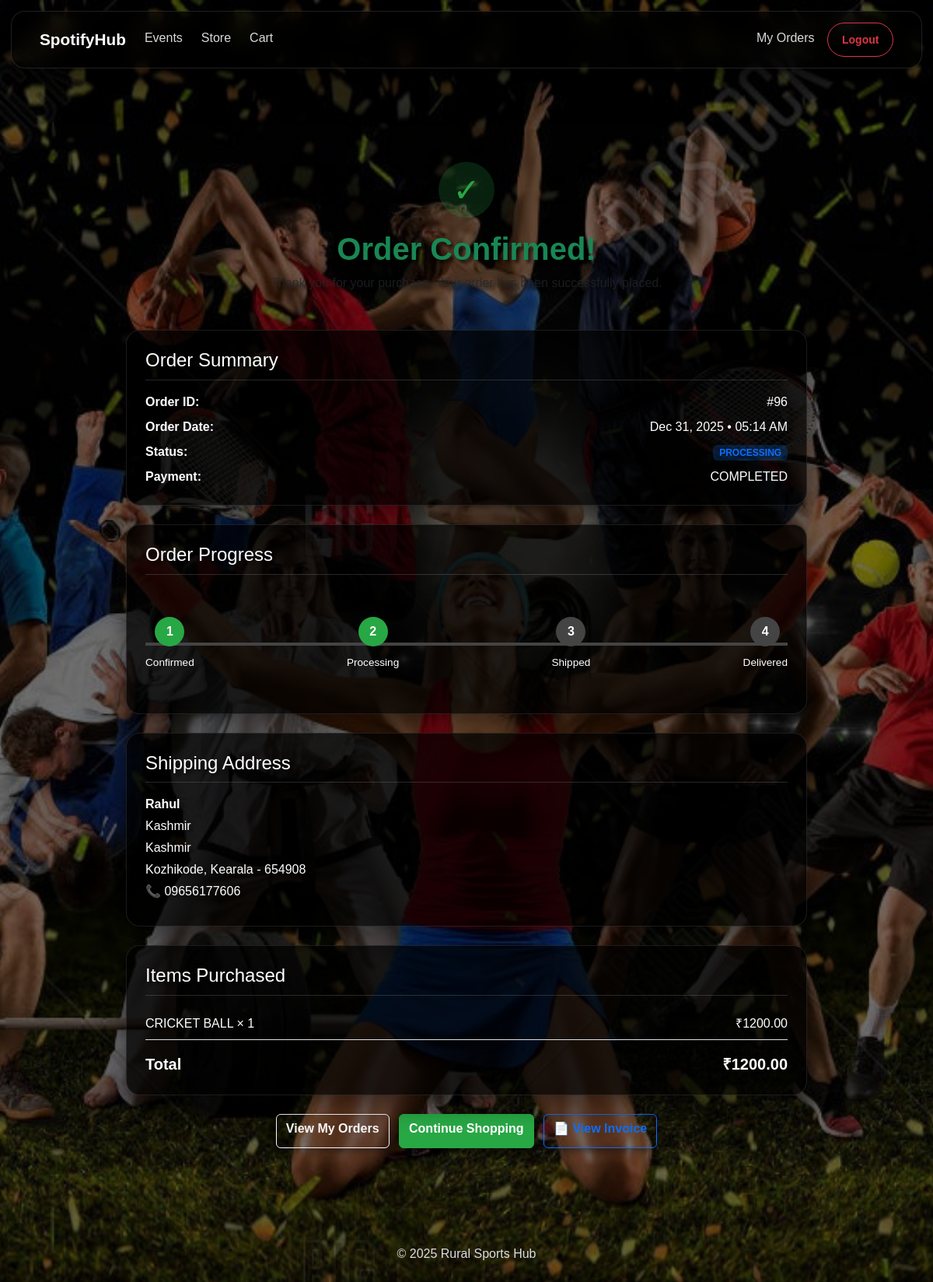
The page /store/order-confirmation/96/ (signed in) on the database its author committed.
### store/models.py (models this page shows, shortened)
class Order(models.Model):
    ORDER_STATUS_CHOICES = [
        ("PENDING", "Pending"),
        ("PROCESSING", "Processing"),
        ("SHIPPED", "Shipped"),
        ("DELIVERED", "Delivered"),
        ("CANCELLED", "Cancelled"),
    ]
    PAYMENT_STATUS_CHOICES = [
        ("PENDING", "Pending"),
        ("COMPLETED", "Completed"),
        ("FAILED", "Failed"),
    ]
    user = models.ForeignKey(
        User,
        on_delete=models.CASCADE,
        related_name="orders"
    )
    address = models.ForeignKey(
        Address,
        on_delete=models.SET_NULL,
        null=True,
        blank=True,
        related_name="orders"
    )
    created_at = models.DateTimeField(auto_now_add=True)
    order_status = models.CharField(
        max_length=20,
        choices=ORDER_STATUS_CHOICES,
        default="PENDING"
    )
    payment_status = models.CharField(
        max_length=20,
        choices=PAYMENT_STATUS_CHOICES,
        default="PENDING"
    )
    total_amount = models.DecimalField(
        max_digits=10,
        decimal_places=2,
        default=Decimal("0.00")
    )
    payment_gateway_order_id = models.CharField(
        max_length=100,
        blank=True,
        null=True,
        db_index=True
    )
    payment_id = models.CharField(
        max_length=100,
        blank=True,
        null=True
    )
    delivered_at = models.DateTimeField(
        null=True,
        blank=True
    )

class OrderShipping(models.Model):
    order = models.OneToOneField(
        Order,
        on_delete=models.CASCADE,
        related_name="shipping"
    )
    full_name = models.CharField(max_length=120)
    phone = models.CharField(max_length=15)
    address_line_1 = models.CharField(max_length=255)
    address_line_2 = models.CharField(max_length=255, blank=True)
    city = models.CharField(max_length=100)
    state = models.CharField(max_length=100)
    pincode = models.CharField(max_length=10)
    courier_name = models.CharField(max_length=100, blank=True)
    tracking_number = models.CharField(max_length=100, blank=True)
    tracking_url = models.URLField(blank=True)
    created_at = models.DateTimeField(auto_now_add=True)

class OrderItem(models.Model):
    order = models.ForeignKey(
        Order,
        on_delete=models.CASCADE,
        related_name="items"
    )
    product = models.ForeignKey(
        Product,
        on_delete=models.SET_NULL,
        null=True,
        blank=True
    )
    event = models.ForeignKey(
        Event,
        on_delete=models.SET_NULL,
        null=True,
        blank=True
    )
    quantity = models.PositiveIntegerField(default=1)
    price_at_purchase = models.DecimalField(
        max_digits=10,
        decimal_places=2
    )
    def sub_total(self):
        return self.price_at_purchase * self.quantity

class Product(models.Model):
    name = models.CharField(max_length=100)
    description = models.TextField()
    price = models.DecimalField(max_digits=10, decimal_places=2)
    stock = models.PositiveIntegerField()
    image = models.ImageField(upload_to="products/")
    is_active = models.BooleanField(default=True)
    created_at = models.DateTimeField(auto_now_add=True)

### store/views.py (the view)
# urls.py: path("order-confirmation/<int:order_id>/", views.order_confirmation, name="order_confirmation"),
@login_required
def order_confirmation(request, order_id):
    order = get_object_or_404(Order, id=order_id, user=request.user)
    return render(request, "store/order_confirmation.html", {"order": order})

### templates/store/order_confirmation.html (shortened to what this page needs)
{% extends "base.html" %}
{% load static %}
{% block content %}
<div class="container my-5" style="max-width: 900px;">
    <div class="text-center mb-5">
        <div class="success-icon mb-3">✓</div>
        <h1 class="fw-bold text-success">Order Confirmed!</h1>
        <p class="text-muted">
            Thank you for your purchase. Your order has been successfully placed.
        </p>
    </div>
    <div class="card order-card mb-4 p-4">
        <h4 class="mb-3">Order Summary</h4>
        <div class="row mb-2">
            <div class="col-sm-6"><strong>Order ID:</strong></div>
            <div class="col-sm-6 text-sm-end">#{{ order.id }}</div>
        </div>
        <div class="row mb-2">
            <div class="col-sm-6"><strong>Order Date:</strong></div>
            <div class="col-sm-6 text-sm-end">
                {{ order.created_at|date:"M d, Y • h:i A" }}
            </div>
        </div>
        <div class="row mb-2">
            <div class="col-sm-6"><strong>Status:</strong></div>
            <div class="col-sm-6 text-sm-end">
                <span class="badge status-{{ order.order_status|lower }}">
                    {{ order.order_status }}
                </span>
            </div>
        </div>
        <div class="row">
            <div class="col-sm-6"><strong>Payment:</strong></div>
            <div class="col-sm-6 text-sm-end">
                {{ order.payment_status }}
            </div>
        </div>
    </div>
    <div class="card order-card mb-4 p-4">
        <h4 class="mb-4">Order Progress</h4>
        <div class="order-timeline">
            <div class="timeline-step active">
                <span>1</span>
                <label>Confirmed</label>
            </div>
            <div class="timeline-step {% if order.order_status in 'PROCESSING SHIPPED DELIVERED' %}active{% endif %}">
                <span>2</span>
                <label>Processing</label>
            </div>
            <div class="timeline-step {% if order.order_status in 'SHIPPED DELIVERED' %}active{% endif %}">
                <span>3</span>
                <label>Shipped</label>
            </div>
            <div class="timeline-step {% if order.order_status == 'DELIVERED' %}active{% endif %}">
                <span>4</span>
                <label>Delivered</label>
            </div>
        </div>
    </div>
    <div class="card order-card mb-4 p-4">
        <h4 class="mb-3">Shipping Address</h4>
        {% if order.shipping %}
            <p class="fw-semibold mb-1">{{ order.shipping.full_name }}</p>
            <p class="mb-1">{{ order.shipping.address_line_1 }}</p>
            {% if order.shipping.address_line_2 %}
                <p class="mb-1">{{ order.shipping.address_line_2 }}</p>
            {% endif %}
            <p class="mb-1">
                {{ order.shipping.city }},
                {{ order.shipping.state }} - {{ order.shipping.pincode }}
            </p>
            <p class="mb-2">📞 {{ order.shipping.phone }}</p>
        {% else %}
            <p class="text-warning mb-0">
                Shipping details not available yet.
            </p>
        {% endif %}
    </div>
    <div class="card order-card mb-4 p-4">
        <h4 class="mb-3">Items Purchased</h4>
        {% for item in order.items.all %}
            <div class="d-flex justify-content-between border-bottom py-2">
                <span>{{ item.product.name }} × {{ item.quantity }}</span>
                <span>₹{{ item.sub_total|floatformat:2 }}</span>
            </div>
        {% endfor %}
        <div class="d-flex justify-content-between fw-bold fs-5 mt-3">
            <span>Total</span>
            <span>₹{{ order.total_amount|floatformat:2 }}</span>
        </div>
    </div>
    <div class="text-center mt-4">
        <a href="{% url 'store:my_orders' %}" class="btn btn-outline-light me-2">
            View My Orders
        </a>
        <a href="{% url 'store:shop' %}" class="btn btn-success me-2">
            Continue Shopping
        </a>
        <a href="{% url 'store:invoice' order.id %}"
           class="btn btn-outline-primary">
            📄 View Invoice
        </a>
    </div>
</div>
{% endblock %}

### static/css/style.css (style rules this page uses)
* { box-sizing: border-box; }
body { font-family: Arial, sans-serif; color: #fff; min-height: 100vh; margin: 0; padding-top: 120px; background-image: url("../images/bg.jpg"); background-repeat: no-repeat; background-position: center top; background-size: cover; background-attachment: fixed; }
body::before { content: ""; position: fixed; inset: 0; background-image: url("../images/bg.jpg"); background-size: cover; background-position: center top; background-repeat: no-repeat; filter: brightness(0.45); contrast: 1.05; z-index: -1; }
h1, h2, h3, h4, p, .lead { color: #ffffff; text-shadow: 4px 4px 4px rgba(0,0,0,0.7); }
.btn { font-weight: 600; border-radius: 6px; box-shadow: 0 4px 10px rgba(0,0,0,0.4); transition: transform 0.2s ease; }
.btn-success { background-color: #28a745; border-color: #28a745; }
.btn { transition: transform 0.2s ease, box-shadow 0.2s ease; }
button, a { min-height: 44px; }
.order-card { background: rgba(0, 0, 0, 0.75); border-radius: 16px; padding: 20px 24px; box-shadow: 0 12px 30px rgba(0, 0, 0, 0.4); border: 1px solid rgba(255,255,255,0.08); transition: transform 0.2s ease, box-shadow 0.2s ease; }
.order-card { background: rgba(0, 0, 0, 0.75); border-radius: 18px; padding: 25px; border: 1px solid rgba(255,255,255,0.1); box-shadow: 0 12px 30px rgba(0,0,0,0.45); color: #fff; }
.success-icon { width: 72px; height: 72px; border-radius: 50%; background: rgba(40, 167, 69, 0.2); color: #28a745; font-size: 42px; display: inline-flex; align-items: center; justify-content: center; margin: auto; }
.status-processing { background: rgba(0, 123, 255, 0.2); color: #0d6efd; }
.order-card h4 { border-bottom: 1px solid rgba(255,255,255,0.15); padding-bottom: 10px; margin-bottom: 15px; }
.order-timeline { display: flex; justify-content: space-between; margin: 30px 0; position: relative; }
.order-timeline::before { content: ""; position: absolute; top: 50%; left: 0; right: 0; height: 4px; background: #444; transform: translateY(-50%); }
.timeline-step { position: relative; text-align: center; z-index: 1; }
.timeline-step span { display: block; width: 38px; height: 38px; margin: 0 auto 8px; border-radius: 50%; background: #444; color: #fff; line-height: 38px; font-weight: bold; }
.timeline-step.active span { background: #28a745; }
.timeline-step label { font-size: 0.85rem; }

### rows shown on the page
Order: id "96", created_at "Dec 31, 2025 • 05:14 AM", order_status "PROCESSING", payment_status "COMPLETED", shipping.full_name "Rahul", shipping.address_line_1 "Kashmir", shipping.address_line_2 "Kashmir", shipping.city "Kozhikode", shipping.state "Kearala", shipping.pincode "654908", shipping.phone "09656177606", total_amount "1200.00"
OrderItem: product.name "CRICKET BALL", quantity "1", sub_total "1200.00"
